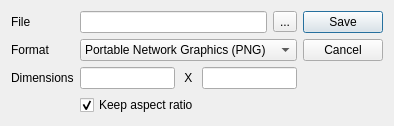
<?xml version="1.0" encoding="UTF-8"?>
<ui version="4.0">
 <class>ExportDialog</class>
 <widget class="QDialog" name="ExportDialog">
  <property name="geometry">
   <rect>
    <x>0</x>
    <y>0</y>
    <width>394</width>
    <height>119</height>
   </rect>
  </property>
  <property name="sizePolicy">
   <sizepolicy hsizetype="Fixed" vsizetype="Fixed">
    <horstretch>0</horstretch>
    <verstretch>0</verstretch>
   </sizepolicy>
  </property>
  <property name="windowTitle">
   <string>Dialog</string>
  </property>
  <layout class="QHBoxLayout" name="horizontalLayout">
   <item>
    <layout class="QFormLayout" name="formLayout">
     <item row="0" column="0">
      <widget class="QLabel" name="label">
       <property name="text">
        <string>File</string>
       </property>
      </widget>
     </item>
     <item row="1" column="0">
      <widget class="QLabel" name="label_2">
       <property name="text">
        <string>Format</string>
       </property>
      </widget>
     </item>
     <item row="0" column="1">
      <layout class="QHBoxLayout" name="horizontalLayout_2">
       <item>
        <widget class="QLineEdit" name="filePath"/>
       </item>
       <item>
        <widget class="QToolButton" name="browseButton">
         <property name="text">
          <string>...</string>
         </property>
        </widget>
       </item>
      </layout>
     </item>
     <item row="1" column="1">
      <widget class="QComboBox" name="fileFormat">
       <item>
        <property name="text">
         <string>Portable Network Graphics (PNG)</string>
        </property>
       </item>
       <item>
        <property name="text">
         <string>Jpeg Image (JPG)</string>
        </property>
       </item>
       <item>
        <property name="text">
         <string>Original (PDF)</string>
        </property>
       </item>
      </widget>
     </item>
     <item row="2" column="0">
      <widget class="QLabel" name="label_3">
       <property name="text">
        <string>Dimensions</string>
       </property>
      </widget>
     </item>
     <item row="2" column="1">
      <layout class="QHBoxLayout" name="horizontalLayout_3">
       <item>
        <widget class="QLineEdit" name="width"/>
       </item>
       <item>
        <widget class="QLabel" name="label_4">
         <property name="text">
          <string> X </string>
         </property>
        </widget>
       </item>
       <item>
        <widget class="QLineEdit" name="height"/>
       </item>
      </layout>
     </item>
     <item row="3" column="0">
      <widget class="QLabel" name="label_5">
       <property name="text">
        <string/>
       </property>
      </widget>
     </item>
     <item row="3" column="1">
      <widget class="QCheckBox" name="keepAspect">
       <property name="text">
        <string>Keep aspect ratio</string>
       </property>
       <property name="checked">
        <bool>true</bool>
       </property>
      </widget>
     </item>
    </layout>
   </item>
   <item>
    <widget class="QDialogButtonBox" name="buttonBox">
     <property name="orientation">
      <enum>Qt::Vertical</enum>
     </property>
     <property name="standardButtons">
      <set>QDialogButtonBox::Cancel|QDialogButtonBox::Save</set>
     </property>
    </widget>
   </item>
  </layout>
 </widget>
 <resources/>
 <connections>
  <connection>
   <sender>buttonBox</sender>
   <signal>accepted()</signal>
   <receiver>ExportDialog</receiver>
   <slot>accept()</slot>
   <hints>
    <hint type="sourcelabel">
     <x>248</x>
     <y>254</y>
    </hint>
    <hint type="destinationlabel">
     <x>157</x>
     <y>274</y>
    </hint>
   </hints>
  </connection>
  <connection>
   <sender>buttonBox</sender>
   <signal>rejected()</signal>
   <receiver>ExportDialog</receiver>
   <slot>reject()</slot>
   <hints>
    <hint type="sourcelabel">
     <x>316</x>
     <y>260</y>
    </hint>
    <hint type="destinationlabel">
     <x>286</x>
     <y>274</y>
    </hint>
   </hints>
  </connection>
 </connections>
</ui>
